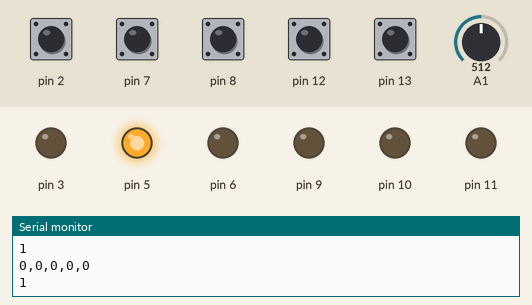
This sketch was run on a simulated Arduino Uno, built with avr-gcc and run on an emulated ATmega328P. Parts: output pins drawn as LEDs (lit = HIGH), the last lines printed to the serial monitor. Dashed ring = blinking. The test bench sets the inputs (shaded band); at power-on: pin 2, pin 7, pin 8, pin 12, pin 13 HIGH, A1 = 512.

Above: at 1.2 s.
1.3 s: pin 2 pulled LOW for 0.15 s
At 1.8 s:
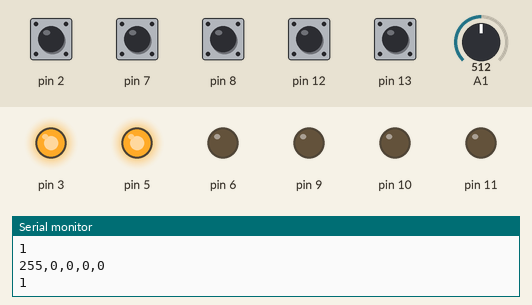
3.4 s: pin 8 pulled LOW for 0.15 s
At 3.59 s:
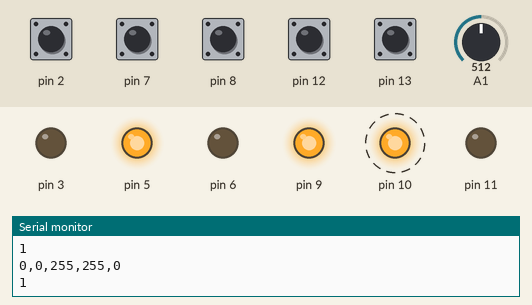
5.5 s: A1 set to 16
7.0 s: A1 set to 12
At 8.2 s:
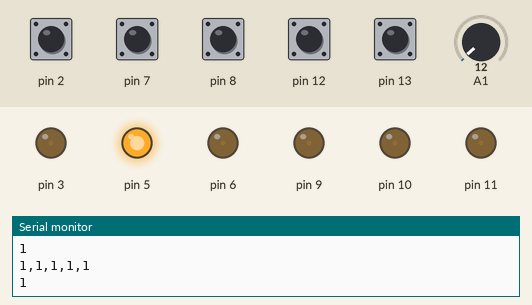
8.5 s: pin 7 pulled LOW for 0.15 s
At 9.0 s:
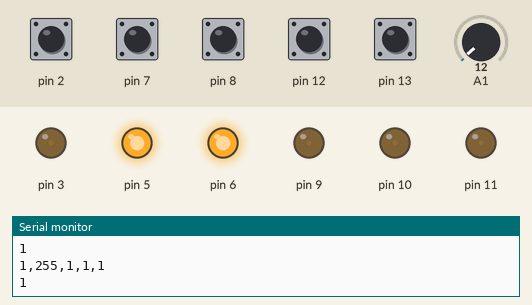
10.6 s: pin 12 pulled LOW for 0.15 s
At 11.1 s:
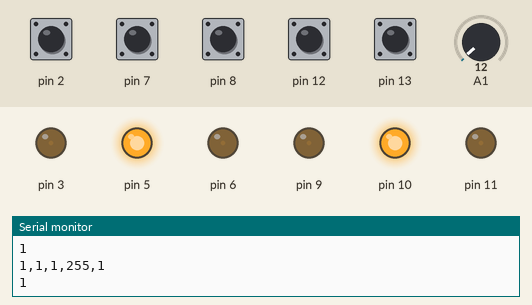
Timing chart, 0 to 13.6 s (numbered marks = the images above; inputs shaded):
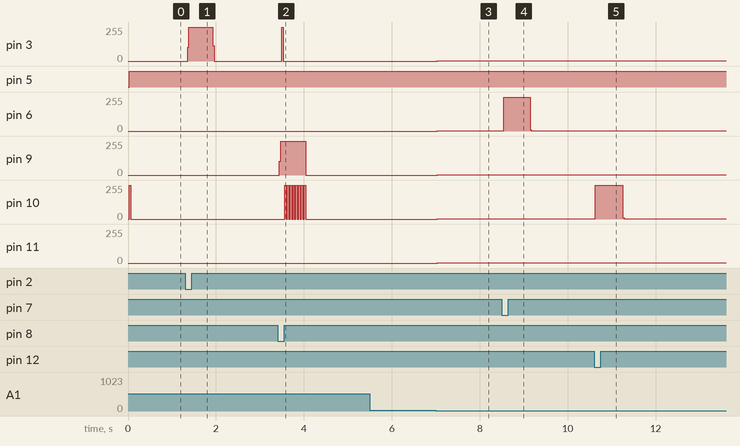

Measured:
- the behaviour switches between 14 and 13 on A1 (found by bisection; images 2 and 3)
- after the input at 1.3 s, pin 3: 0/255 → 255/255 after 0.06 s, → 0/255 0.57 s later
- after the input at 3.4 s, pin 3: 0/255 → 255/255 after 0.10 s, → 0/255 0.03 s later; pin 9: 0/255 → 255/255 at once, → 0/255 0.60 s later; pin 10: alternates 255/255 for 0.03 s and 0/255 for 0.03 s, 16 changes in all, then stays 0/255, starting after 0.16 s
- after the input at 7.0 s, pin 3, pin 6, pin 9–11: 0/255 → 1/255 at once
- after the input at 8.5 s, pin 6: 1/255 → 255/255 at once, → 1/255 0.60 s later
- after the input at 10.6 s, pin 10: 1/255 → 255/255 at once, → 1/255 0.63 s later

The sketch:

sensors-only.ino
```cpp
#include <CapacitiveSensor.h>

#define WIFI_COMM A0

CapacitiveSensor cs_4_2 = CapacitiveSensor(4,2); // 10 megohm resistor between pins 4 & 2, pin 2 is sensor pin, add wire, foil
CapacitiveSensor cs_4_3 = CapacitiveSensor(4,7); // 10 megohm resistor between pins 4 & 2, pin 2 is sensor pin, add wire, foil
CapacitiveSensor cs_4_5 = CapacitiveSensor(4,8); // 10 megohm resistor between pins 4 & 2, pin 2 is sensor pin, add wire, foil
CapacitiveSensor cs_4_6 = CapacitiveSensor(4,12); // 10 megohm resistor between pins 4 & 2, pin 2 is sensor pin, add wire, foil
CapacitiveSensor cs_4_7 = CapacitiveSensor(4,13); // 10 megohm resistor between pins 4 & 2, pin 2 is sensor pin, add wire, foil

#define AV_LENGTH 16
int av_p = 0;
int average1a[AV_LENGTH];
int average2a[AV_LENGTH];
int average3a[AV_LENGTH];
int average4a[AV_LENGTH];
int average5a[AV_LENGTH];
bool isOn = true;

void setup(){
  Serial.begin(115200);
  cs_4_2.set_CS_AutocaL_Millis(0xFFFFFFFF); // turn off autocalibrate on channel 1 - just as an example Serial.begin(9600);
  cs_4_3.set_CS_AutocaL_Millis(0xFFFFFFFF); // turn off autocalibrate on channel 1 - just as an example Serial.begin(9600);
  cs_4_5.set_CS_AutocaL_Millis(0xFFFFFFFF); // turn off autocalibrate on channel 1 - just as an example Serial.begin(9600);
  cs_4_6.set_CS_AutocaL_Millis(0xFFFFFFFF); // turn off autocalibrate on channel 1 - just as an example Serial.begin(9600);
  cs_4_7.set_CS_AutocaL_Millis(0xFFFFFFFF); // turn off autocalibrate on channel 1 - just as an example Serial.begin(9600);
  pinMode(3, OUTPUT);
  pinMode(5, OUTPUT);
  pinMode(6, OUTPUT);
  pinMode(9, OUTPUT);
  pinMode(10, OUTPUT);
  pinMode(11, OUTPUT);
}

void loop(){
  int val = digitalRead(5);
  int potentio = analogRead(1);
  int minOutput = map( potentio, 0, 1023, 10, 700) ;
  int maxOutput = map( potentio, 0, 1023, 500, 1300) ;
  Serial.println(val);
  if(val > 0)
    {
      isOn = false;
    }
  long start = millis();
  long total1 = cs_4_2.capacitiveSensor(60);
  long total2 = cs_4_3.capacitiveSensor(60);
  long total3 = cs_4_5.capacitiveSensor(60);
  long total4 = cs_4_6.capacitiveSensor(60);
  long total5 = cs_4_7.capacitiveSensor(60);

  //Serial.println((millis()-start));
  average1a[av_p] = total1;
  average2a[av_p] = total2;
  average3a[av_p] = total3;
  average4a[av_p] = total4;
  average5a[av_p++] = total5;
  if(av_p >= AV_LENGTH) av_p = 0;

  long average1, average2,average3,average4,average5 = 0;

  for(int i=0;i<AV_LENGTH;i++) {
    average1 += average1a[i];
    average2 += average2a[i];
    average3 += average3a[i];
    average4 += average4a[i];
    average5 += average5a[i];
  }


  average1 = average1/AV_LENGTH;
  average2 = average2/AV_LENGTH;
  average3 = average3/AV_LENGTH;
  average4 = average4/AV_LENGTH;
  average5 = average5/AV_LENGTH;

  average1 = max(average1, minOutput);
  average2 = max(average2, minOutput);
  average3 = max(average3, minOutput);
  average4 = max(average4, minOutput);
  average5 = max(average5, minOutput);

  average1 = min(average1, maxOutput);
  average2 = min(average2, maxOutput);
  average3 = min(average3, maxOutput);
  average4 = min(average4, maxOutput);
  average5 = min(average5, maxOutput);

  int averageMapped1 = map(average1, minOutput, maxOutput, 0, 255);
  int averageMapped2 = map(average2, minOutput, maxOutput, 0, 255);
  int averageMapped3 = map(average3, minOutput, maxOutput, 0, 255);
  int averageMapped4 = map(average4, minOutput, maxOutput, 0, 255);
  int averageMapped5 = map(average5, minOutput, maxOutput, 0, 255);
  Serial.print(averageMapped1);
  Serial.print(",");
  Serial.print(averageMapped2);
  Serial.print(",");
  Serial.print(averageMapped3);
  Serial.print(",");
  Serial.print(averageMapped4);
  Serial.print(",");

  Serial.println(averageMapped5);

 // if(isOn){
  analogWrite(3, averageMapped1);
  analogWrite(6, averageMapped2);
  analogWrite(9, averageMapped3);
  analogWrite(10, averageMapped4);
  analogWrite(11, averageMapped5);
  digitalWrite(5, HIGH);
 // }

 /* else{
    analogWrite(3, 0);
    analogWrite(6, 0);
    analogWrite(9, 0);
    analogWrite(10, 0);
    analogWrite(11, 0);
    digitalWrite(5, LOW);
  }
/*
   analogWrite(3, 500);

  analogWrite(6, 600);
  analogWrite(9, 700);
  analogWrite(10, 800);
 analogWrite(11, 900);
   //delay(2000);

 /*  analogWrite(3, 200);
 analogWrite(5, 400);
  analogWrite(6, 400);
  analogWrite(9, 600);
  analogWrite(10, 600);
 */
}
```
